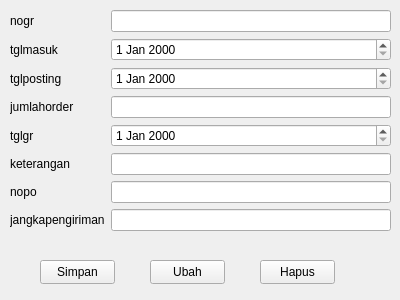
<?xml version="1.0" encoding="UTF-8"?>
<ui version="4.0">
 <class>Formgoodreceipt</class>
 <widget class="QWidget" name="Formgoodreceipt">
  <property name="geometry">
   <rect>
    <x>0</x>
    <y>0</y>
    <width>400</width>
    <height>300</height>
   </rect>
  </property>
  <property name="windowTitle">
   <string>Form</string>
  </property>
  <widget class="QWidget" name="formLayoutWidget">
   <property name="geometry">
    <rect>
     <x>10</x>
     <y>10</y>
     <width>381</width>
     <height>241</height>
    </rect>
   </property>
   <layout class="QFormLayout" name="formLayout">
    <item row="0" column="0">
     <widget class="QLabel" name="nogrLabel">
      <property name="text">
       <string>nogr</string>
      </property>
     </widget>
    </item>
    <item row="0" column="1">
     <widget class="QLineEdit" name="nogrLineEdit"/>
    </item>
    <item row="1" column="0">
     <widget class="QLabel" name="tglmasukLabel">
      <property name="text">
       <string>tglmasuk</string>
      </property>
     </widget>
    </item>
    <item row="1" column="1">
     <widget class="QDateEdit" name="tglmasukDateEdit"/>
    </item>
    <item row="2" column="0">
     <widget class="QLabel" name="tglpostingLabel">
      <property name="text">
       <string>tglposting</string>
      </property>
     </widget>
    </item>
    <item row="2" column="1">
     <widget class="QDateEdit" name="tglpostingDateEdit"/>
    </item>
    <item row="3" column="0">
     <widget class="QLabel" name="jumlahorderLabel">
      <property name="text">
       <string>jumlahorder</string>
      </property>
     </widget>
    </item>
    <item row="3" column="1">
     <widget class="QLineEdit" name="jumlahorderLineEdit"/>
    </item>
    <item row="4" column="0">
     <widget class="QLabel" name="tglgrLabel">
      <property name="text">
       <string>tglgr</string>
      </property>
     </widget>
    </item>
    <item row="4" column="1">
     <widget class="QDateEdit" name="tglgrDateEdit"/>
    </item>
    <item row="5" column="0">
     <widget class="QLabel" name="keteranganLabel">
      <property name="text">
       <string>keterangan</string>
      </property>
     </widget>
    </item>
    <item row="5" column="1">
     <widget class="QLineEdit" name="keteranganLineEdit"/>
    </item>
    <item row="6" column="0">
     <widget class="QLabel" name="nopoLabel">
      <property name="text">
       <string>nopo</string>
      </property>
     </widget>
    </item>
    <item row="6" column="1">
     <widget class="QLineEdit" name="nopoLineEdit"/>
    </item>
    <item row="7" column="0">
     <widget class="QLabel" name="jangkapengirimanLabel">
      <property name="text">
       <string>jangkapengiriman</string>
      </property>
     </widget>
    </item>
    <item row="7" column="1">
     <widget class="QLineEdit" name="jangkapengirimanLineEdit"/>
    </item>
   </layout>
  </widget>
  <widget class="QPushButton" name="pushButton">
   <property name="geometry">
    <rect>
     <x>40</x>
     <y>260</y>
     <width>75</width>
     <height>24</height>
    </rect>
   </property>
   <property name="text">
    <string>Simpan</string>
   </property>
  </widget>
  <widget class="QPushButton" name="pushButton_2">
   <property name="geometry">
    <rect>
     <x>150</x>
     <y>260</y>
     <width>75</width>
     <height>24</height>
    </rect>
   </property>
   <property name="text">
    <string>Ubah</string>
   </property>
  </widget>
  <widget class="QPushButton" name="pushButton_3">
   <property name="geometry">
    <rect>
     <x>260</x>
     <y>260</y>
     <width>75</width>
     <height>24</height>
    </rect>
   </property>
   <property name="text">
    <string>Hapus</string>
   </property>
  </widget>
 </widget>
 <resources/>
 <connections/>
</ui>
